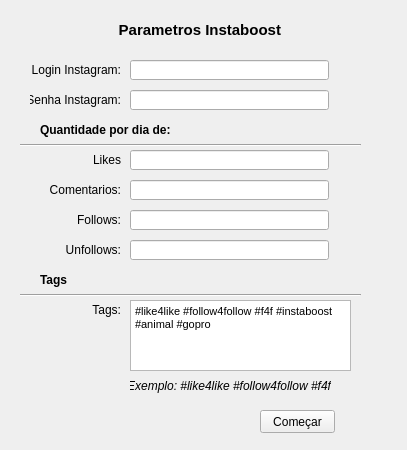
<?xml version="1.0" encoding="UTF-8"?>
<ui version="4.0">
 <class>Echo</class>
 <widget class="QWidget" name="Echo">
  <property name="geometry">
   <rect>
    <x>0</x>
    <y>0</y>
    <width>407</width>
    <height>450</height>
   </rect>
  </property>
  <property name="windowTitle">
   <string>Instaboost</string>
  </property>
  <widget class="QLineEdit" name="lineEdit">
   <property name="geometry">
    <rect>
     <x>130</x>
     <y>60</y>
     <width>199</width>
     <height>20</height>
    </rect>
   </property>
  </widget>
  <widget class="QLineEdit" name="lineEdit_2">
   <property name="geometry">
    <rect>
     <x>130</x>
     <y>90</y>
     <width>199</width>
     <height>20</height>
    </rect>
   </property>
  </widget>
  <widget class="QLineEdit" name="lineEdit_3">
   <property name="geometry">
    <rect>
     <x>130</x>
     <y>150</y>
     <width>199</width>
     <height>20</height>
    </rect>
   </property>
  </widget>
  <widget class="QLineEdit" name="lineEdit_4">
   <property name="geometry">
    <rect>
     <x>130</x>
     <y>180</y>
     <width>199</width>
     <height>20</height>
    </rect>
   </property>
  </widget>
  <widget class="QLineEdit" name="lineEdit_5">
   <property name="geometry">
    <rect>
     <x>130</x>
     <y>210</y>
     <width>199</width>
     <height>20</height>
    </rect>
   </property>
  </widget>
  <widget class="QLineEdit" name="lineEdit_6">
   <property name="geometry">
    <rect>
     <x>130</x>
     <y>240</y>
     <width>199</width>
     <height>20</height>
    </rect>
   </property>
  </widget>
  <widget class="QLabel" name="label">
   <property name="geometry">
    <rect>
     <x>30</x>
     <y>60</y>
     <width>91</width>
     <height>20</height>
    </rect>
   </property>
   <property name="text">
    <string>Login Instagram:</string>
   </property>
   <property name="alignment">
    <set>Qt::AlignRight|Qt::AlignTrailing|Qt::AlignVCenter</set>
   </property>
  </widget>
  <widget class="QLabel" name="label_2">
   <property name="geometry">
    <rect>
     <x>30</x>
     <y>90</y>
     <width>91</width>
     <height>20</height>
    </rect>
   </property>
   <property name="text">
    <string>Senha Instagram:</string>
   </property>
   <property name="alignment">
    <set>Qt::AlignRight|Qt::AlignTrailing|Qt::AlignVCenter</set>
   </property>
  </widget>
  <widget class="QLabel" name="label_3">
   <property name="geometry">
    <rect>
     <x>50</x>
     <y>150</y>
     <width>71</width>
     <height>20</height>
    </rect>
   </property>
   <property name="layoutDirection">
    <enum>Qt::LeftToRight</enum>
   </property>
   <property name="text">
    <string>Likes</string>
   </property>
   <property name="alignment">
    <set>Qt::AlignRight|Qt::AlignTrailing|Qt::AlignVCenter</set>
   </property>
  </widget>
  <widget class="QLabel" name="label_4">
   <property name="geometry">
    <rect>
     <x>50</x>
     <y>180</y>
     <width>71</width>
     <height>20</height>
    </rect>
   </property>
   <property name="layoutDirection">
    <enum>Qt::LeftToRight</enum>
   </property>
   <property name="text">
    <string>Comentarios:</string>
   </property>
   <property name="alignment">
    <set>Qt::AlignRight|Qt::AlignTrailing|Qt::AlignVCenter</set>
   </property>
  </widget>
  <widget class="QLabel" name="label_5">
   <property name="geometry">
    <rect>
     <x>50</x>
     <y>210</y>
     <width>71</width>
     <height>20</height>
    </rect>
   </property>
   <property name="layoutDirection">
    <enum>Qt::LeftToRight</enum>
   </property>
   <property name="text">
    <string>Follows:</string>
   </property>
   <property name="alignment">
    <set>Qt::AlignRight|Qt::AlignTrailing|Qt::AlignVCenter</set>
   </property>
  </widget>
  <widget class="QLabel" name="label_6">
   <property name="geometry">
    <rect>
     <x>50</x>
     <y>240</y>
     <width>71</width>
     <height>20</height>
    </rect>
   </property>
   <property name="layoutDirection">
    <enum>Qt::LeftToRight</enum>
   </property>
   <property name="text">
    <string>Unfollows:</string>
   </property>
   <property name="alignment">
    <set>Qt::AlignRight|Qt::AlignTrailing|Qt::AlignVCenter</set>
   </property>
  </widget>
  <widget class="Line" name="line">
   <property name="geometry">
    <rect>
     <x>20</x>
     <y>140</y>
     <width>341</width>
     <height>10</height>
    </rect>
   </property>
   <property name="orientation">
    <enum>Qt::Horizontal</enum>
   </property>
  </widget>
  <widget class="QLabel" name="label_7">
   <property name="geometry">
    <rect>
     <x>40</x>
     <y>120</y>
     <width>141</width>
     <height>20</height>
    </rect>
   </property>
   <property name="font">
    <font>
     <weight>75</weight>
     <bold>true</bold>
    </font>
   </property>
   <property name="text">
    <string>Quantidade por dia de:</string>
   </property>
  </widget>
  <widget class="Line" name="line_2">
   <property name="geometry">
    <rect>
     <x>20</x>
     <y>290</y>
     <width>341</width>
     <height>10</height>
    </rect>
   </property>
   <property name="orientation">
    <enum>Qt::Horizontal</enum>
   </property>
  </widget>
  <widget class="QLabel" name="label_8">
   <property name="geometry">
    <rect>
     <x>40</x>
     <y>270</y>
     <width>141</width>
     <height>20</height>
    </rect>
   </property>
   <property name="font">
    <font>
     <weight>75</weight>
     <bold>true</bold>
    </font>
   </property>
   <property name="text">
    <string>Tags</string>
   </property>
  </widget>
  <widget class="QLabel" name="label_9">
   <property name="geometry">
    <rect>
     <x>50</x>
     <y>300</y>
     <width>71</width>
     <height>20</height>
    </rect>
   </property>
   <property name="layoutDirection">
    <enum>Qt::LeftToRight</enum>
   </property>
   <property name="text">
    <string>Tags:</string>
   </property>
   <property name="alignment">
    <set>Qt::AlignRight|Qt::AlignTrailing|Qt::AlignVCenter</set>
   </property>
  </widget>
  <widget class="QLabel" name="label_10">
   <property name="geometry">
    <rect>
     <x>130</x>
     <y>370</y>
     <width>201</width>
     <height>31</height>
    </rect>
   </property>
   <property name="font">
    <font>
     <italic>true</italic>
    </font>
   </property>
   <property name="layoutDirection">
    <enum>Qt::LeftToRight</enum>
   </property>
   <property name="text">
    <string>Exemplo: #like4like #follow4follow #f4f</string>
   </property>
   <property name="alignment">
    <set>Qt::AlignRight|Qt::AlignTrailing|Qt::AlignVCenter</set>
   </property>
  </widget>
  <widget class="QTextEdit" name="textEdit">
   <property name="geometry">
    <rect>
     <x>130</x>
     <y>300</y>
     <width>221</width>
     <height>71</height>
    </rect>
   </property>
   <property name="html">
    <string>&lt;!DOCTYPE HTML PUBLIC &quot;-//W3C//DTD HTML 4.0//EN&quot; &quot;http://www.w3.org/TR/REC-html40/strict.dtd&quot;&gt;
&lt;html&gt;&lt;head&gt;&lt;meta name=&quot;qrichtext&quot; content=&quot;1&quot; /&gt;&lt;style type=&quot;text/css&quot;&gt;
p, li { white-space: pre-wrap; }
&lt;/style&gt;&lt;/head&gt;&lt;body style=&quot; font-family:'MS Shell Dlg 2'; font-size:8.25pt; font-weight:400; font-style:normal;&quot;&gt;
&lt;p style=&quot; margin-top:0px; margin-bottom:0px; margin-left:0px; margin-right:0px; -qt-block-indent:0; text-indent:0px;&quot;&gt;&lt;span style=&quot; font-size:8pt;&quot;&gt;#like4like #follow4follow #f4f #instaboost #animal #gopro&lt;/span&gt;&lt;/p&gt;&lt;/body&gt;&lt;/html&gt;</string>
   </property>
  </widget>
  <widget class="QPushButton" name="startButton">
   <property name="geometry">
    <rect>
     <x>260</x>
     <y>410</y>
     <width>75</width>
     <height>23</height>
    </rect>
   </property>
   <property name="text">
    <string>Começar</string>
   </property>
  </widget>
  <widget class="QLabel" name="label_11">
   <property name="geometry">
    <rect>
     <x>110</x>
     <y>20</y>
     <width>171</width>
     <height>20</height>
    </rect>
   </property>
   <property name="font">
    <font>
     <pointsize>11</pointsize>
     <weight>75</weight>
     <bold>true</bold>
    </font>
   </property>
   <property name="text">
    <string>Parametros Instaboost</string>
   </property>
   <property name="alignment">
    <set>Qt::AlignRight|Qt::AlignTrailing|Qt::AlignVCenter</set>
   </property>
  </widget>
 </widget>
 <resources/>
 <connections/>
</ui>
